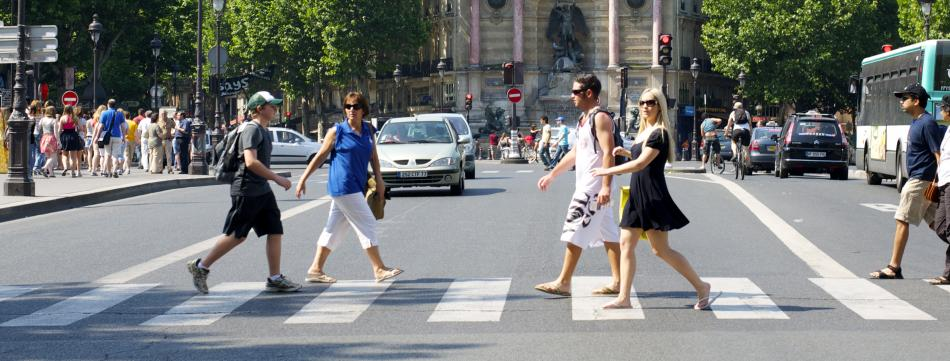
#> input picture sample_images/pedestrian.jpg, 950 x 361 px
$ python predict.py --image sample_images/pedestrian.jpg
#> lines starting #> are read from the running program, lines starting #| are printed output that depends on the picture
import cv2
from sklearn import svm
import os
import numpy as np
import joblib
from skimage.feature import hog
import argparse

parser = argparse.ArgumentParser(description='Predict the image')
parser.add_argument('--image', type=str, help='Path to the image')

args = parser.parse_args()

imgfile = args.image

clf = joblib.load('person_final.pkl')
#> (reads person_final.pkl from the repository)
#> in read_image, img is the input picture: shape (361, 950, 3); mean B, G, R 122.3, 123.4, 120.6

def crop_image(img):
    h, w, d = img.shape
#> h = 361; w = 950; d = 3
    l = (w - 64) / 2
#> l = 443
    t = (h - 128) / 2
#> t = 116.5
    crop = img[int(t):int(t+128), int(l):int(l+64)]
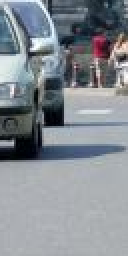
#> crop: shape (128, 64, 3) (shown 2 times larger); mean B, G, R 145.9, 139.3, 133.2
    return crop

def read_image(imgfile):
    print("Reading images...")
    img_features = []
    # global total_img
    img = cv2.imread(imgfile)
    cropped = crop_image(img)
    gray = cv2.cvtColor(cropped, cv2.COLOR_BGR2GRAY)
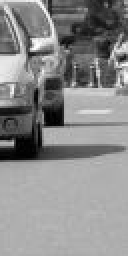
#> gray: shape (128, 64) (shown 2 times larger); min 1, max 254, mean 138.3
    features = hog(gray, orientations=9, pixels_per_cell=(
        8, 8), cells_per_block=(2, 2), block_norm="L2", feature_vector=True)
#> features = 3780 values, max 0.906 at index 2632, min 0 at index 82, mean 0.111
    img_features.append(features)

    return img_features

img_features = read_image(imgfile)
#> img_features = 1 item
img_result = clf.predict(img_features)
#> img_result = [0]
if img_result == 1:
    print("It is a person")
else:
    print("It is not a person")
